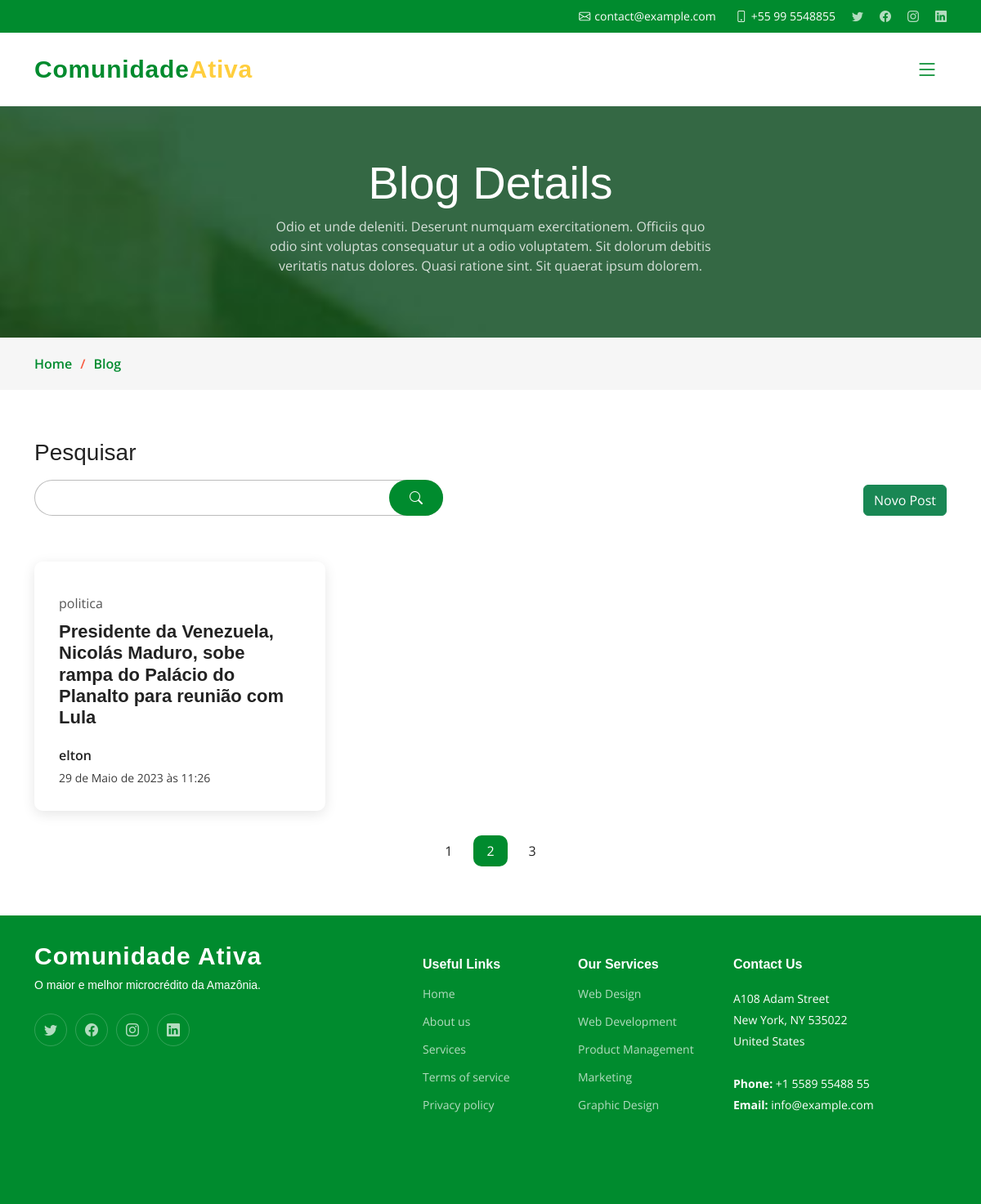
The app's page /noticias/ (signed in) with its own data.
### comunidadeativa/models.py (models this page shows, shortened)
class Categoria_Post(models.Model):
    nome = models.CharField(max_length=65)
    def __str__(self):
        return self.nome
    class Meta:
        verbose_name = _('Categoria Post')
        verbose_name_plural = _('Categorias Posts')

class Post(models.Model):
    titulo  = models.CharField(max_length=200, unique=True, verbose_name=_('Título'))
    slug   = models.CharField(max_length=200, unique=True)
    autor   = models.ForeignKey(User, on_delete=models.CASCADE, related_name="post")
    criado_em   = models.DateTimeField(auto_now_add=True)
    atualizado_em   = models.DateTimeField(auto_now=True)
    conteudo   = RichTextUploadingField()
    publicado = models.BooleanField(default = False)
    capa_post = models.ImageField(upload_to='fotos/%Y/%m/%d/', blank=True)
    categoria = models.ManyToManyField(Categoria_Post, blank=True, default='')
    tags = models.ManyToManyField(Tag, blank=True, default='')
    class Meta:
        verbose_name = _('Post')
        verbose_name_plural = _('Posts')

### comunidadeativa/views.py (the view)
# urls.py: path('noticias/', views.blog, name='blog'),
def blog(request):
     posts = Post.objects.all().order_by('-id')
     return render(request, 'pages/noticias/blog.html', {'posts': posts })

### comunidadeativa/templates/pages/noticias/blog.html (shortened to what this page needs)
{% extends "base.html"%}
{% load static %}
{% block content %}
  <main id="main">
    <div class="breadcrumbs">
      <div class="cover page-header d-flex align-items-center" >
        <div class="container position-relative">
          <div class="row d-flex justify-content-center">
            <div class="col-lg-6 text-center">
              <h2>Blog Details</h2>
              <p>Odio et unde deleniti. Deserunt numquam exercitationem. Officiis quo odio sint voluptas consequatur ut a odio voluptatem. Sit dolorum debitis veritatis natus dolores. Quasi ratione sint. Sit quaerat ipsum dolorem.</p>
            </div>
          </div>
        </div>
      </div>
      <nav>
        <div class="container">
          <ol>
            <li><a href="{% url 'amazoncred:index' %}">Home</a></li>
            <li><a href="{% url 'amazoncred:blog' %}">Blog</a></li>
          </ol>
        </div>
      </nav>
    </div>
    <section id="blog" class="blog">
      <div class="container" data-aos="fade-up">
        <div class="d-flex justify-content-between">
          <div class="search-form col-8">
            <h3 class="search-form-title">Pesquisar</h3>
            <form action="{% url 'amazoncred:pesquisar_post' %}" method="post" class="mt-3"> {% csrf_token %}
              <input class="search-input" type="text" name='q'
              hx-post="{% url 'amazoncred:pesquisar_post_htmx' %}"
              hx-trigger="keyup changed delay:500ms, search"
              hx-target="#result-search"
              hx-swap="innerHTML">
              <button type="submit"> <i class="bi bi-search"></i>
              </button>
            </form>
          </div>
          {% if user.is_authenticated %}
          <div class="align-self-end mt-1">
            <a href="{% url 'amazoncred:post_novo' %}">
              <button type="submit" class="btn btn-success"> Novo Post</button>
            </a>
          </div>
          {% endif %}
        </div>
        <div class="row gy-4 posts-list mt-1">
          <div hx-after="teste()" id="list_posts" >
            {% include 'partials/noticias/_list_posts.html' %}
          </div>
        </div>
        <div class="blog-pagination">
          <ul class="justify-content-center">
            <li><a href="#">1</a></li>
            <li class="active"><a href="#">2</a></li>
            <li><a href="#">3</a></li>
          </ul>
        </div>
      </div>
    </section>
  </main>
  {% endblock content %}

### comunidadeativa/templates/partials/noticias/_list_posts.html (shortened to what this page needs)
{% load static %}
<div class="row gy-4 posts-list mt-1">
{% for post in posts  %}
  <div class="col-xl-4 col-md-6">
    <article>
      <div class="post-img">
      </div>
      <p class="post-category">
      {% for cte in post.categoria.all|slice:":3" %}
        {{ cte }}
        {% endfor %}
      </p>
      <h2 class="title">
        <a href="{% url 'amazoncred:post-detalhes' post.slug %}"> {{ post.titulo }}</a>
      </h2>
      <div class="d-flex align-items-center">
        <div class="post-meta">
          <p class="post-author-list">{{ post.autor }}</p>
          <p class="post-date">
            <time>{{ post.criado_em }}</time>
          </p>
        </div>
      </div>
    </article>
  </div>
{% endfor %}
</div>

### comunidadeativa/static/assets/css/main.css (style rules this page uses)
:root { --font-default: "Open Sans", system-ui, -apple-system, "Segoe UI", Roboto, "Helvetica Neue", Arial, "Noto Sans", "Liberation Sans", sans-serif, "Apple Color Emoji", "Segoe UI Emoji", "Segoe UI Symbol", "Noto Color Emoji"; --font-primary: "Jost", sans-serif; --font-secondary: "Poppins", sans-serif; }
:root { --color-default: #222222; --color-primary: #008B2E; --color-secondary: #f85a40; }
:root { scroll-behavior: smooth; }
body { font-family: var(--font-default); color: var(--color-default); }
a { color: var(--color-primary); text-decoration: none; }
h1, h2, h3, h4, h5, h6 { font-family: var(--font-primary); }
section { padding: 60px 0; overflow: hidden; }
.breadcrumbs .page-header { padding: 60px 0 60px 0; min-height: 20vh; position: relative; background-color: var(--color-primary); }
.breadcrumbs .page-header h2 { font-size: 56px; font-weight: 500; color: #fff; font-family: var(--font-secondary); }
.breadcrumbs .page-header p { color: rgba(255, 255, 255, 0.8); }
.breadcrumbs nav { background-color: #f6f6f6; padding: 20px 0; }
.breadcrumbs nav ol { display: flex; flex-wrap: wrap; list-style: none; margin: 0; padding: 0; font-size: 16px; font-weight: 600; color: var(--color-default); }
.breadcrumbs nav ol a { color: var(--color-primary); transition: 0.3s; }
.breadcrumbs nav ol li+li { padding-left: 10px; }
.breadcrumbs nav ol li+li::before { display: inline-block; padding-right: 10px; color: var(--color-secondary); content: "/"; }
section { scroll-margin-top: 70px; }
.blog .blog-pagination { margin-top: 30px; color: #555555; }
.blog .blog-pagination ul { display: flex; padding: 0; margin: 0; list-style: none; }
.blog .blog-pagination li { margin: 0 5px; transition: 0.3s; border-radius: 10px; }
.blog .blog-pagination li a { color: var(--color-default); padding: 7px 16px; display: flex; align-items: center; justify-content: center; }
.blog .blog-pagination li.active, .blog .blog-pagination li:hover { background: var(--color-primary); color: #fff; }
.blog .blog-pagination li.active a, .blog .blog-pagination li:hover a { color: var(--color-white); }
.blog .posts-list article { box-shadow: 0 4px 16px rgba(0, 0, 0, 0.1); padding: 30px; height: 100%; border-radius: 10px; overflow: hidden; }
.blog .posts-list .post-img { max-height: 240px; margin: -30px -30px 15px -30px; overflow: hidden; }
.blog .posts-list .post-category { font-size: 16px; color: #555555; margin-bottom: 10px; }
.blog .posts-list .title { font-size: 22px; font-weight: 700; padding: 0; margin: 0 0 20px 0; }
.blog .posts-list .title a { color: var(--color-default); transition: 0.3s; }
.blog .posts-list .post-author-list { font-weight: 600; margin-bottom: 5px; }
.blog .posts-list .post-date { font-size: 14px; color: #3c3c3c; margin-bottom: 0; }
.search-input { background: #fff; border: 1px solid rgba(34, 34, 34, 0.3); padding: 5px 10px; position: relative; border-radius: 50px; }
.search-form form { background: #fff; border: 1px solid rgba(34, 34, 34, 0.3); padding: 5px 10px; position: relative; border-radius: 50px; max-width: 500px; }
.search-form form input[type=text] { border: 0; padding: 4px; border-radius: 50px; width: calc(100% - 60px); }
.search-form form input { border: 0; padding: 4px; border-radius: 50px; width: calc(100% - 60px); }
.search-form form button { position: absolute; top: 0; right: 0; bottom: 0; border: 0; background: none; font-size: 16px; padding: 0 25px; margin: -1px; background: var(--color-primary); color: #fff; transition: 0.3s; border-radius: 50px; line-height: 0; }

### records on screen
Post: titulo "Presidente da Venezuela, Nicolás Maduro, sobe rampa do Palácio do Planalto para reunião com Lula", autor "elton", criado_em "29 de Maio de 2023 às 11:26"
Categoria_Post: nome "politica"
